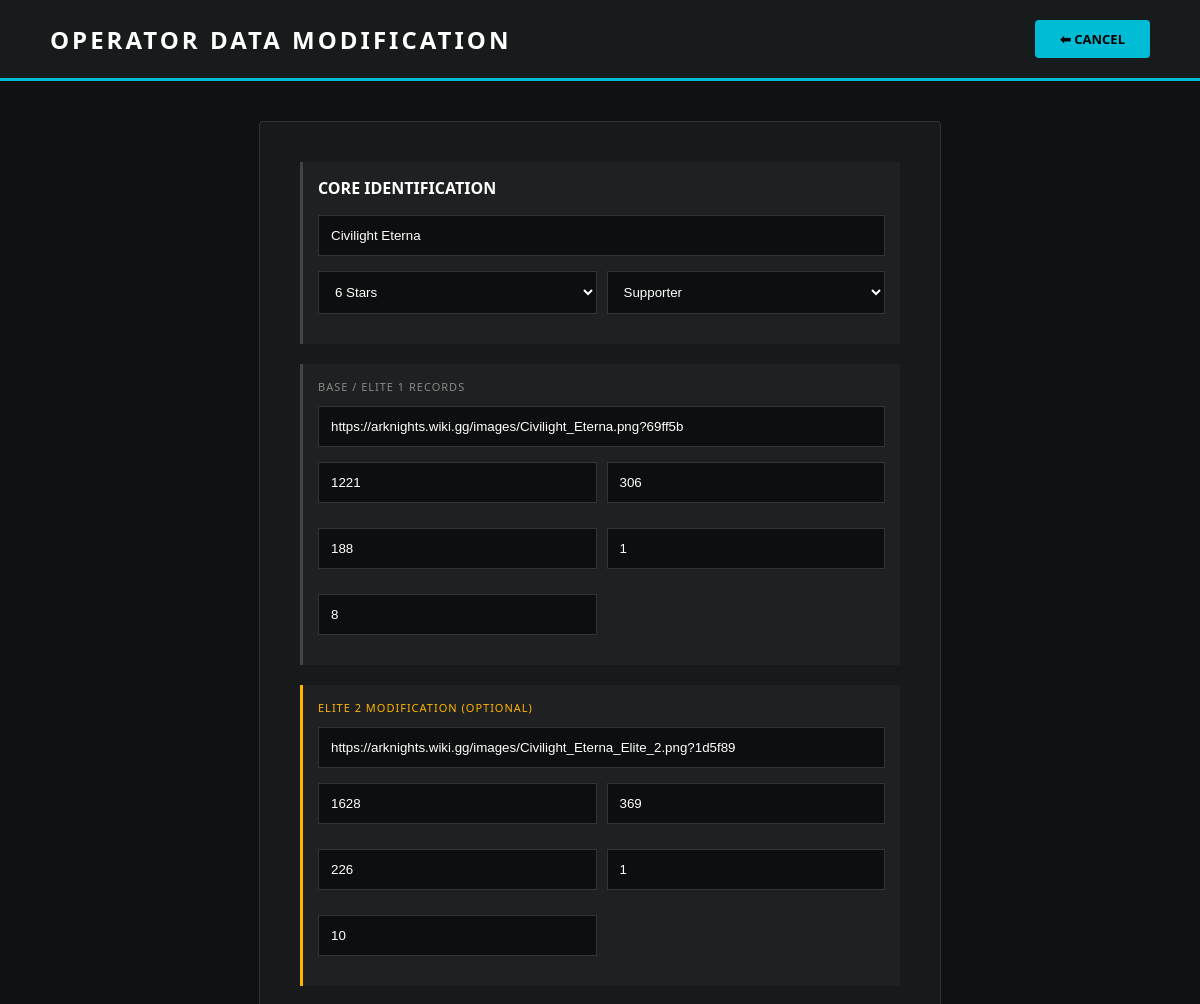
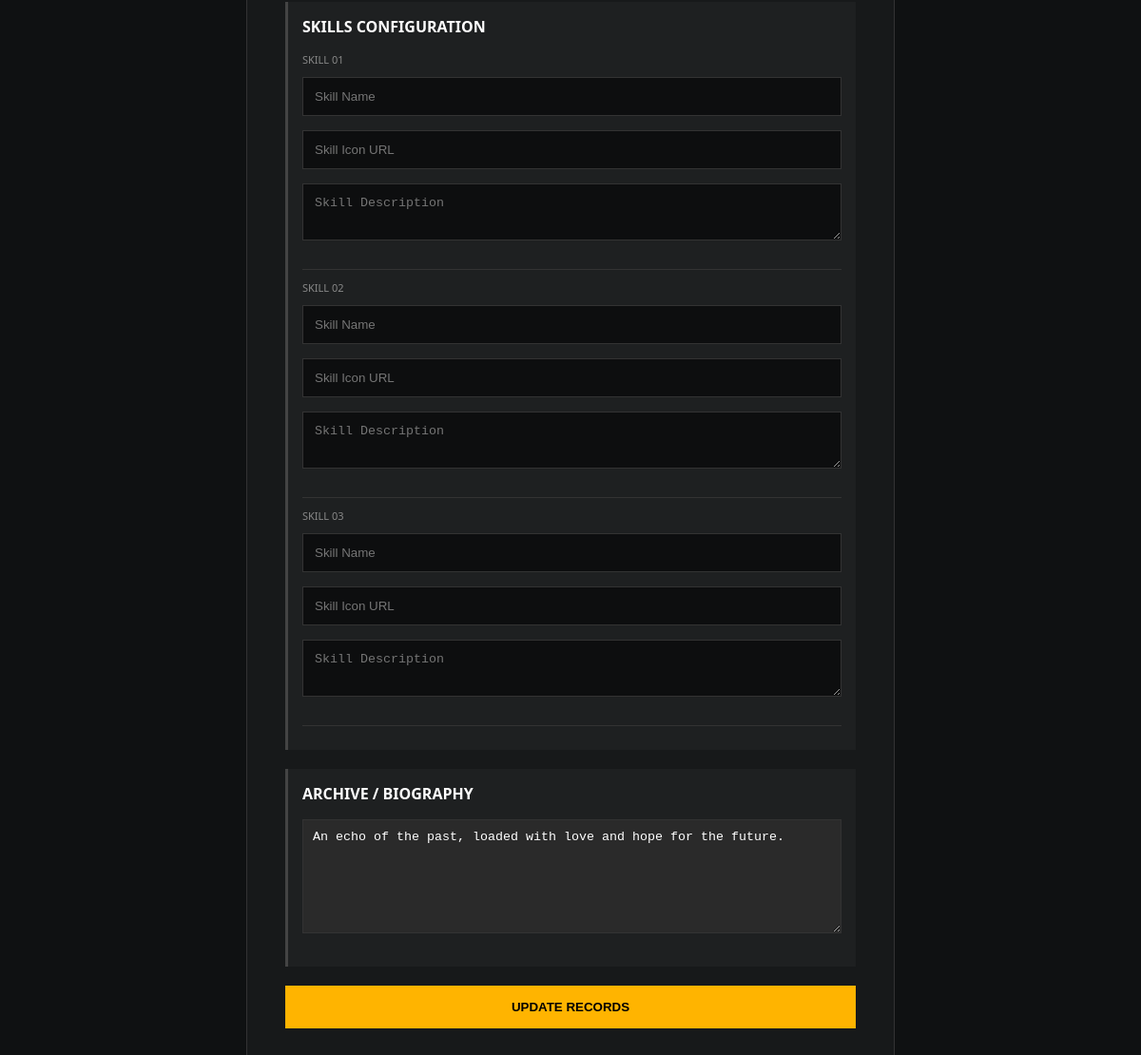
/edit.php?id=14, run on the app's committed database (2 pictures, top to bottom).
### tables this page shows
CREATE TABLE `operators` (
  `id` int(11) NOT NULL,
  `name` varchar(100) NOT NULL,
  `rarity` int(11) NOT NULL,
  `class` varchar(50) DEFAULT NULL,
  `image_path` varchar(255) DEFAULT NULL,
  `image_path_e2` varchar(255) NOT NULL,
  `hp` int(11) NOT NULL,
  `hp_e2` int(11) NOT NULL,
  `atk` int(11) NOT NULL,
  `atk_e2` int(11) NOT NULL,
  `def` int(11) NOT NULL,
  `def_e2` int(11) NOT NULL,
  `block_count` int(11) NOT NULL,
  `block_count_e2` int(11) NOT NULL,
  `deploy_cost` int(11) NOT NULL,
  `deploy_cost_e2` int(11) NOT NULL,
  `lore` text DEFAULT NULL
);

### edit.php (the view, shortened to what this page needs)
<?php
require_once 'db.php';
$id = $_GET['id'] ?? 0;
$stmt = $pdo->prepare("SELECT * FROM operators WHERE id = ?");
$stmt->execute([$id]);
$op = $stmt->fetch();
?>
<!DOCTYPE html>
<html lang="en">
<head>
    <link rel="stylesheet" href="style.css">
</head>
<body>
    <header class="main-header">
        <div class="logo">OPERATOR DATA MODIFICATION</div>
        <a href="details.php?id=<?php echo $id; ?>" class="btn-add">⬅ CANCEL</a>
    </header>
    <div class="form-container">
        <form method="POST">
            <div class="form-section">
                <h3>Core Identification</h3>
                <input type="text" name="name" value="<?php echo htmlspecialchars($op['name']); ?>" placeholder="Name" required>
                <div class="grid-inputs">
                    <select name="rarity">
                        <?php for($i=6; $i>=1; $i--): ?>
                            <option value="<?php echo $i; ?>" <?php if($op['rarity'] == $i) echo 'selected'; ?>>
                                <?php echo $i; ?> Star<?php echo $i > 1 ? 's' : ''; ?>
                            </option>
                        <?php endfor; ?>
                    </select>
                    <select name="class">
                        <?php
                        $classes = ['Vanguard', 'Guard', 'Sniper', 'Defender', 'Medic', 'Caster', 'Supporter', 'Specialist'];
                        foreach($classes as $c) {
                            $sel = (strcasecmp($op['class'], $c) == 0) ? 'selected' : '';
                            echo "<option value='$c' $sel>$c</option>";
                        }
                        ?>
                    </select>
                </div>
            </div>
            <div class="form-section">
                <div class="section-title">Base / Elite 1 Records</div>
                <input type="text" name="image_path" value="<?php echo htmlspecialchars($op['image_path']); ?>" placeholder="Base Image URL" required>
                <div class="grid-inputs">
                    <input type="number" name="hp" value="<?php echo $op['hp']; ?>" placeholder="HP" required>
                    <input type="number" name="atk" value="<?php echo $op['atk']; ?>" placeholder="ATK" required>
                    <input type="number" name="def" value="<?php echo $op['def']; ?>" placeholder="DEF" required>
                    <input type="number" name="block_count" value="<?php echo $op['block_count']; ?>" placeholder="Block" required>
                    <input type="number" name="deploy_cost" value="<?php echo $op['deploy_cost']; ?>" placeholder="Cost" required>
                </div>
            </div>
            <div class="form-section e2">
                <div class="section-title" style="color: #ffb400;">Elite 2 Modification (Optional)</div>
                <input type="text" name="image_path_e2" value="<?php echo htmlspecialchars($op['image_path_e2'] ?? ''); ?>" placeholder="Elite 2 Image URL">
                <div class="grid-inputs">
                    <input type="number" name="hp_e2" value="<?php echo $op['hp_e2'] ?? 0; ?>" placeholder="E2 HP">
                    <input type="number" name="atk_e2" value="<?php echo $op['atk_e2'] ?? 0; ?>" placeholder="E2 ATK">
                    <input type="number" name="def_e2" value="<?php echo $op['def_e2'] ?? 0; ?>" placeholder="E2 DEF">
                    <input type="number" name="block_count_e2" value="<?php echo $op['block_count_e2'] ?? 0; ?>" placeholder="E2 Block">
                    <input type="number" name="deploy_cost_e2" value="<?php echo $op['deploy_cost_e2'] ?? 0; ?>" placeholder="E2 Cost">
                </div>
            </div>
            <div class="form-section">
                <h3>SKILLS CONFIGURATION</h3>
                <?php for($i=1; $i<=3; $i++): ?>
                    <div style="border-bottom: 1px solid #333; margin-bottom: 10px; padding-bottom: 10px;">
                        <p style="color: #888; font-size: 11px;">SKILL 0<?php echo $i; ?></p>
                        <input type="text" name="s<?php echo $i; ?>_name" placeholder="Skill Name" value="<?php echo htmlspecialchars($op["s{$i}_name"] ?? ''); ?>">
                        <input type="text" name="s<?php echo $i; ?>_img" placeholder="Skill Icon URL" value="<?php echo htmlspecialchars($op["s{$i}_img"] ?? ''); ?>">
                        <textarea name="s<?php echo $i; ?>_desc" placeholder="Skill Description" style="height: 60px;"><?php echo htmlspecialchars($op["s{$i}_desc"] ?? ''); ?></textarea>
                    </div>
                <?php endfor; ?>
            </div>
            <div class="form-section">
                <h3>Archive / Biography</h3>
                <textarea name="lore" placeholder="Background story..." style="height: 120px; background: #2a2a2a; color: white; border: 1px solid #333; padding: 10px;"><?php echo htmlspecialchars($op['lore']); ?></textarea>
            </div>
            <button type="submit" style="width: 100%; padding: 15px; background: #ffb400; color: #000; font-weight: bold; border: none; cursor: pointer; text-transform: uppercase;">Update Records</button>
        </form>
    </div>
</body>
</html>

### style.css (style rules this page uses)
body { background-color: #0f1112; background-image: url('https://images.wallpapersden.com/image/download/arknights-hd-gaming-poster_bWpqbGqUmZqaraWkpJRmbmdlrWZlbWU.jpg'); background-size: cover; background-position: center center; background-repeat: no-repeat; background-attachment: fixed; min-height: 100vh; margin: 0; color: #f0f0f0; font-family: 'Segoe UI', Tahoma, Geneva, Verdana, sans-serif; text-align: center; }
.main-header { background: rgba(26, 29, 30, 0.9); padding: 20px 50px; display: flex; justify-content: space-between; align-items: center; border-bottom: 3px solid #00bcd4; backdrop-filter: blur(10px); position: sticky; top: 0; z-index: 100; }
.logo { font-size: 24px; font-weight: bold; letter-spacing: 3px; color: #fff; }
.btn-add { background: #00bcd4; color: #000; padding: 10px 25px; text-decoration: none; font-weight: bold; border-radius: 4px; transition: 0.3s; font-size: 13px; text-transform: uppercase; }
.form-container { background: rgba(25, 27, 28, 0.95); display: inline-block; padding: 40px; border-radius: 4px; margin: 40px auto; border: 1px solid #333; width: 90%; max-width: 600px; text-align: left; }
.form-section { margin-bottom: 30px; padding: 20px; background: rgba(255,255,255,0.02); border-left: 3px solid #00bcd4; }
.form-section.e2 { border-left-color: #ffb400; }
input, select, textarea { background: #0d0e0f; border: 1px solid #333; color: #fff; padding: 12px; width: 100%; box-sizing: border-box; margin-bottom: 15px; }
.grid-inputs { display: grid; grid-template-columns: 1fr 1fr; gap: 12px; }

### edit.php (style rules this page uses)
.form-section { background: rgba(255, 255, 255, 0.03); padding: 15px; margin-bottom: 20px; border-left: 3px solid #444; }
.form-section.e2 { border-left-color: #ffb400; }
.section-title { font-size: 11px; color: #888; margin-bottom: 12px; letter-spacing: 1px; text-transform: uppercase; }
h3 { margin-top: 0; font-size: 16px; color: #fff; text-transform: uppercase; }
.grid-inputs { display: grid; grid-template-columns: 1fr 1fr; gap: 10px; }

### data on the page
operators: name "Civilight Eterna", rarity "6 Stars", image_path "https://arknights.wiki.gg/images/Civilight_Eterna.png?69ff5b", hp "1221", atk "306", def "188", block_count "1", deploy_cost "8", image_path_e2 "https://arknights.wiki.gg/images/Civilight_Eterna_Elite_2.png?1d5f89", hp_e2 "1628", atk_e2 "369", def_e2 "226", block_count_e2 "1", deploy_cost_e2 "10", lore "An echo of the past, loaded with love and hope for the future."

### other printed values
form field class "Supporter"
